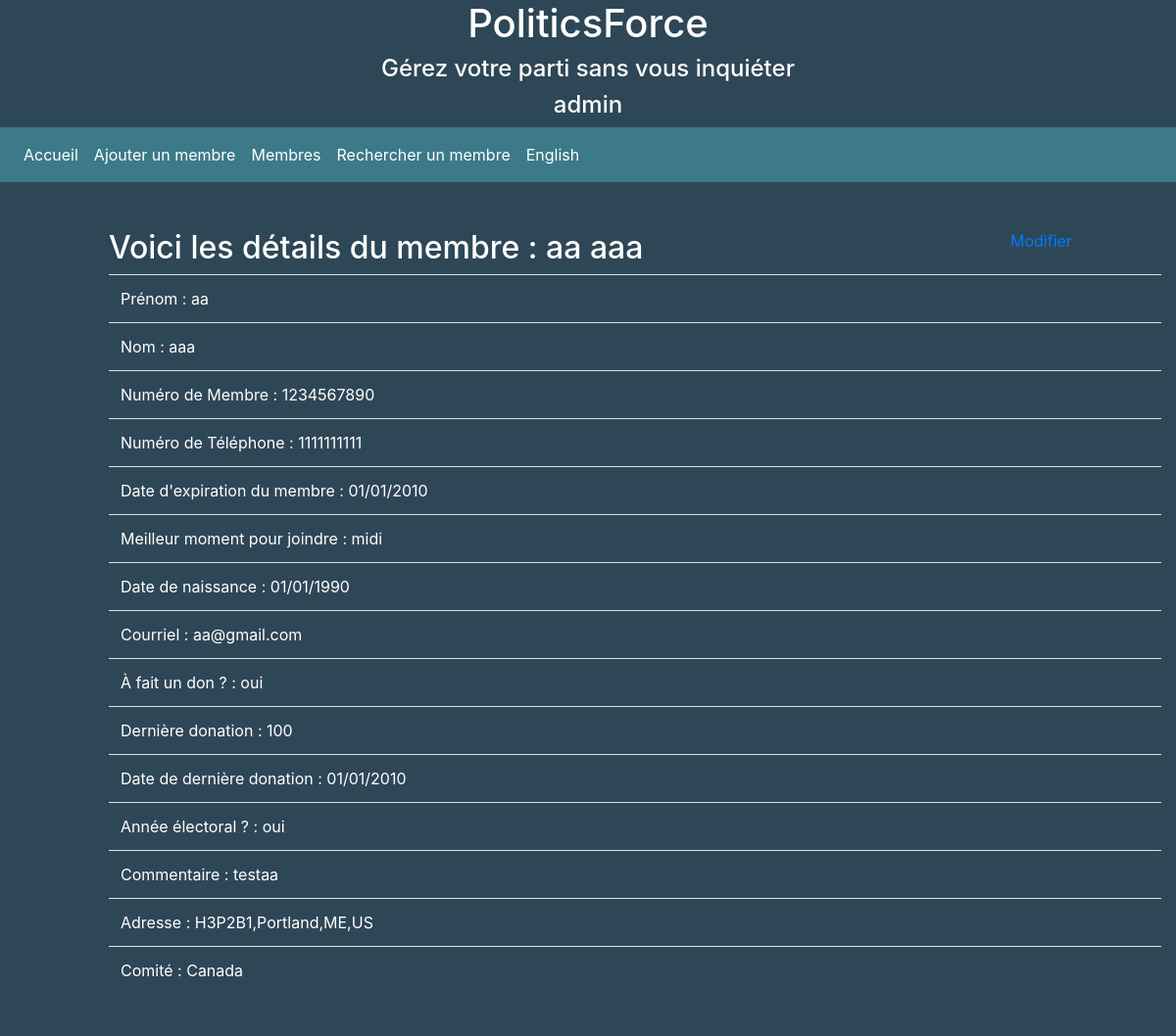
The page /afficher_membre/1234567890 (signed in) on the database as committed earlier.
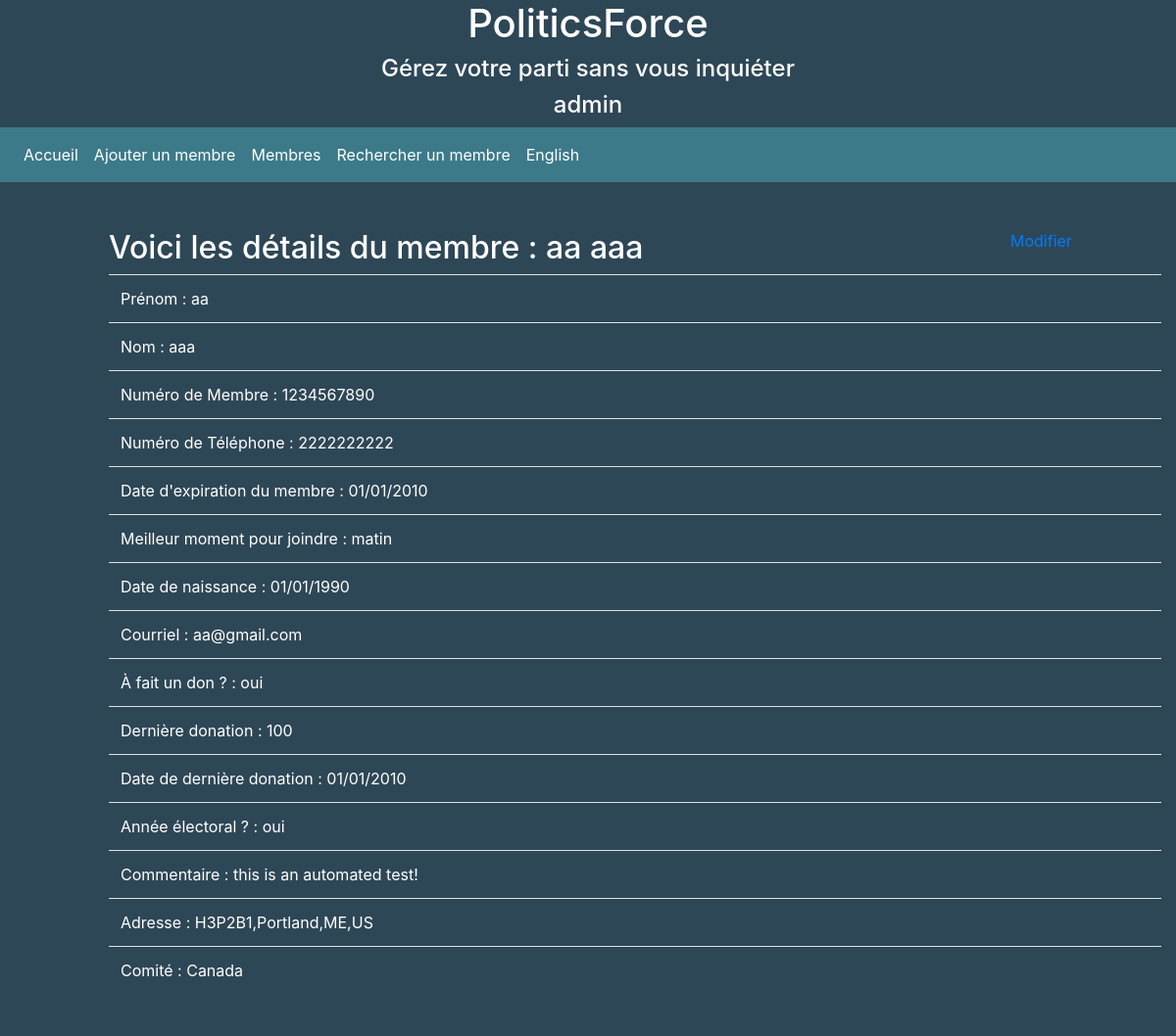
The same page on the database as committed later.
### tables this page shows
CREATE TABLE Members (
	Id	integer PRIMARY KEY AUTOINCREMENT,
	F_name	varchar ( 25 ),
	L_name	varchar ( 25 ),
	Member_no	varchar ( 10 ) UNIQUE,
	Phone_no	varchar ( 10 ),
	Mem_exp_date	date,
	Reach_moment	varchar ( 6 ),
	Birth_date	date,
	Email	varchar ( 255 ),
	Last_donation	NUMERIC,
	Date_last_donation	date,
	Donation_ok	varchar ( 6 ),
	Election_year	varchar ( 6 ),
	Comment	TEXT,
	Address	varchar ( 255 ),
	Committee	varchar (40)
);

### controllers/bp_afficher_membre_no.py (the view)
@afficher_membre_no_bp.route('/afficher_membre/<member_no>')
@authentication_required
def affiche_util(member_no):
    lang = request.cookies.get('lang')
    resultat = get_db().search_member(member_no)
    if lang == "english":
        text_content = afficher_membre_content_en
    else:
        text_content = afficher_membre_content_fr
    return render_template('afficher_membre.html', title='Afficher', id=resultat, lang=lang,
                           text=text_content)

### authentication.py (called while the page is built)
def is_authenticated(session):
    return "id" in session

def authentication_required(f):
    @wraps(f)
    def decorated(*args, **kwargs):
        if not is_authenticated(session):
            return send_unauthorized()
        return f(*args, **kwargs)
    return decorated

### controllers/bp_afficher_membre_no.py (called while the page is built)
def get_db():
    db = getattr(g, '_database', None)
    if db is None:
        g._database = MemberQueries()
    return g._database

### database/db_general.py (called while the page is built)
    def get_connection(self):
        if self.connection is None:
            self.connection = sqlite3.connect('db/db.db')
        return self.connection

    def disconnect(self):
        if self.connection is not None:
            self.connection.close()

### index.py (called while the page is built)
@app.teardown_appcontext
def close_connection(exception):
    db = getattr(g, '_database', None)
    if db is not None:
        db.disconnect()

### templates/afficher_membre.html
{% extends "layout.html" %}
{% block content %}
<div class="container m-5">
	<div class="row">
		<div class="col">
			<div class="row">
				<div class="col-10">
					<h2>{{text["page_title"]}} {{id.f_name}} {{id.l_name}}</h2>
				</div>
				<div class="col">
					<a href="/modifier_membre/{{id.member_no}}">{{text["modify"]}}</a>
				</div>
			</div>
			<div class="table-container">
				<table class="table">
					<tbody>
						<tr>
							<td>{{text["first_name"]}} {{id.f_name}}</td>
                        </tr>
                        <tr>
							<td>{{text["last_name"]}} {{id.l_name}}</td>
                        </tr>
                        <tr>
							<td>{{text["member_id"]}} {{id.member_no}}</td>
                        </tr>
                        <tr>
                            <td>{{text["phone_no"]}} {{id.phone_no}}</td>
                        </tr>
                        <tr>
                            <td>{{text["date_membership_expiration"]}} {{id.mem_exp_date}}</td>
                        </tr>
                        <tr>
                            <td>{{text["best_time_contact"]}} {{id.reach_moment}}</td>
                        </tr>
                        <tr>
                            <td>{{text["birth_date"]}} {{id.birth_date}}</td>
                        </tr>
                        <tr>
                            <td>{{text["e-mail"]}} {{id.email}}</td>
                        </tr>
                        <tr>
                            <td>{{text["if_donation"]}} {{id.donation_ok}}</td>
                        </tr>
                        <tr>
                            <td>{{text["last_donation"]}} {{id.last_donation}}</td>
                        </tr>
                        <tr>
                            <td>{{text["date_last_donation"]}} {{id.date_last_donation}}</td>
                        </tr>
                        <tr>
                            <td>{{text["election_year"]}} {{id.election_year}}</td>
                        </tr>
                        <tr>
                            <td>{{text["comment"]}} {{id.comment}}</td>
                        </tr>
                        <tr>
                            <td>{{text["address"]}} {{id.address}}</td>
                        </tr>
						<tr>
							<td>{{text["committee"]}}  {{id.committee}}</td>
						</tr>
					</tbody>
				</table>
			</div>
		</div>
	</div>
</div>
{% endblock %}

Rows that differ between the two databases and show on the page:
changed Members "aa": phone_no "1111111111" → "2222222222"; reach_moment "midi" → "matin"; comment "testaa" → "this is an automated test!"
